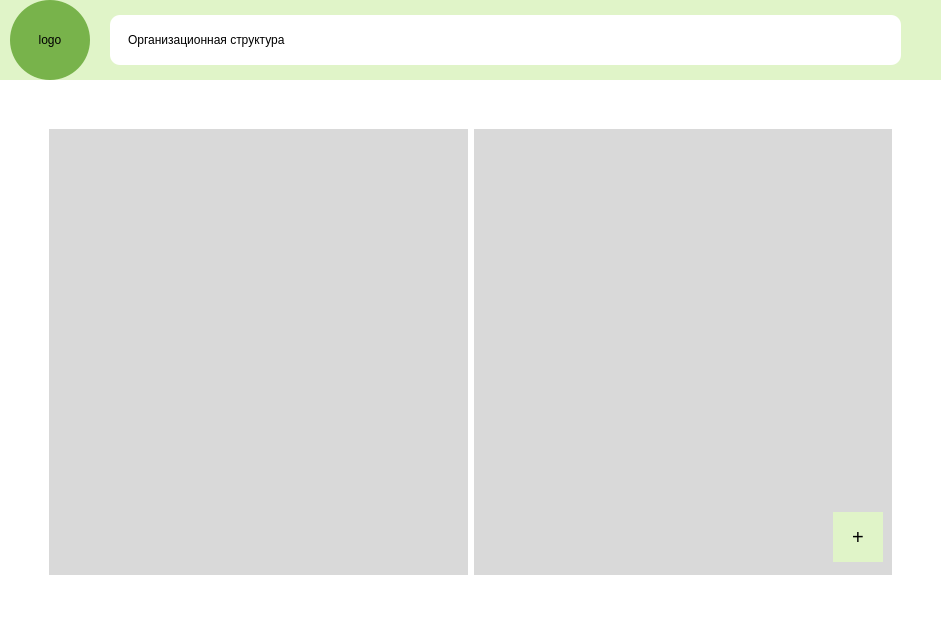
<?xml version="1.0" encoding="UTF-8"?>
<ui version="4.0">
 <class>MainWindow</class>
 <widget class="QMainWindow" name="MainWindow">
  <property name="geometry">
   <rect>
    <x>0</x>
    <y>0</y>
    <width>941</width>
    <height>624</height>
   </rect>
  </property>
  <property name="minimumSize">
   <size>
    <width>900</width>
    <height>0</height>
   </size>
  </property>
  <property name="windowTitle">
   <string>MainWindow</string>
  </property>
  <property name="styleSheet">
   <string notr="true">background-color: white;</string>
  </property>
  <widget class="QWidget" name="centralwidget">
   <property name="styleSheet">
    <string notr="true">padding: 0px;</string>
   </property>
   <layout class="QVBoxLayout" name="verticalLayout">
    <property name="spacing">
     <number>0</number>
    </property>
    <property name="leftMargin">
     <number>0</number>
    </property>
    <property name="topMargin">
     <number>0</number>
    </property>
    <property name="rightMargin">
     <number>0</number>
    </property>
    <property name="bottomMargin">
     <number>0</number>
    </property>
    <item>
     <widget class="QFrame" name="header">
      <property name="styleSheet">
       <string notr="true">background-color: #e0f4c8;
max-height: 100px;
border: none;</string>
      </property>
      <property name="frameShape">
       <enum>QFrame::Shape::StyledPanel</enum>
      </property>
      <property name="frameShadow">
       <enum>QFrame::Shadow::Raised</enum>
      </property>
      <layout class="QHBoxLayout" name="horizontalLayout">
       <property name="spacing">
        <number>0</number>
       </property>
       <property name="leftMargin">
        <number>0</number>
       </property>
       <property name="topMargin">
        <number>0</number>
       </property>
       <property name="rightMargin">
        <number>0</number>
       </property>
       <property name="bottomMargin">
        <number>0</number>
       </property>
       <item>
        <widget class="QLabel" name="logo">
         <property name="layoutDirection">
          <enum>Qt::LayoutDirection::LeftToRight</enum>
         </property>
         <property name="styleSheet">
          <string notr="true">min-width: 80px;
min-height: 80px;
max-width: 80px;
max-height: 80px;
border-radius: 40%;
background-color: #78b34b;
color: black;
margin-left: 10%;</string>
         </property>
         <property name="text">
          <string>logo</string>
         </property>
         <property name="alignment">
          <set>Qt::AlignmentFlag::AlignCenter</set>
         </property>
        </widget>
       </item>
       <item>
        <widget class="QLabel" name="page_name">
         <property name="styleSheet">
          <string notr="true">max-height: 50px;
margin-left: 20%;
margin-right: 40%;
padding-left: 15%;
min-width: 200px;
background-color: white;
color: black;
border-radius: 10%;

</string>
         </property>
         <property name="text">
          <string>Организационная структура</string>
         </property>
        </widget>
       </item>
      </layout>
     </widget>
    </item>
    <item>
     <widget class="QFrame" name="frame_body">
      <property name="styleSheet">
       <string notr="true">padding: 40%;</string>
      </property>
      <layout class="QHBoxLayout" name="horizontalLayout_2">
       <property name="spacing">
        <number>6</number>
       </property>
       <item>
        <widget class="QTreeWidget" name="treeWidget_departments">
         <property name="sizePolicy">
          <sizepolicy hsizetype="Expanding" vsizetype="Expanding">
           <horstretch>0</horstretch>
           <verstretch>0</verstretch>
          </sizepolicy>
         </property>
         <property name="minimumSize">
          <size>
           <width>400</width>
           <height>0</height>
          </size>
         </property>
         <property name="font">
          <font>
           <pointsize>16</pointsize>
          </font>
         </property>
         <property name="cursor" stdset="0">
          <cursorShape>ArrowCursor</cursorShape>
         </property>
         <property name="contextMenuPolicy">
          <enum>Qt::ContextMenuPolicy::NoContextMenu</enum>
         </property>
         <property name="layoutDirection">
          <enum>Qt::LayoutDirection::LeftToRight</enum>
         </property>
         <property name="autoFillBackground">
          <bool>false</bool>
         </property>
         <property name="styleSheet">
          <string notr="true">QTreeView{
	padding: 0px;
	background-color: rgb(217, 217, 217);
	border: 0px;
}
QAbstractItemView{
	padding: 0px;
}
QTreeWidget::item{
	background-color: rgb(224, 244, 200);
	color: black;
	min-height: 40px;
}
QTreeWidget::item:selected{
	background-color: rgb(120, 179, 75);
	color: white;
}
</string>
         </property>
         <property name="lineWidth">
          <number>0</number>
         </property>
         <property name="alternatingRowColors">
          <bool>false</bool>
         </property>
         <property name="selectionBehavior">
          <enum>QAbstractItemView::SelectionBehavior::SelectItems</enum>
         </property>
         <property name="indentation">
          <number>20</number>
         </property>
         <property name="rootIsDecorated">
          <bool>true</bool>
         </property>
         <property name="uniformRowHeights">
          <bool>false</bool>
         </property>
         <property name="sortingEnabled">
          <bool>false</bool>
         </property>
         <property name="animated">
          <bool>true</bool>
         </property>
         <property name="wordWrap">
          <bool>false</bool>
         </property>
         <property name="headerHidden">
          <bool>true</bool>
         </property>
         <attribute name="headerVisible">
          <bool>false</bool>
         </attribute>
         <attribute name="headerCascadingSectionResizes">
          <bool>false</bool>
         </attribute>
         <column>
          <property name="text">
           <string notr="true">1</string>
          </property>
         </column>
        </widget>
       </item>
       <item>
        <widget class="QFrame" name="frame_employees">
         <property name="layoutDirection">
          <enum>Qt::LayoutDirection::LeftToRight</enum>
         </property>
         <property name="styleSheet">
          <string notr="true">background-color: #d9d9d9;
padding: 0;
border: none;</string>
         </property>
         <property name="frameShape">
          <enum>QFrame::Shape::StyledPanel</enum>
         </property>
         <property name="frameShadow">
          <enum>QFrame::Shadow::Raised</enum>
         </property>
         <layout class="QVBoxLayout" name="verticalLayout_2">
          <property name="spacing">
           <number>0</number>
          </property>
          <property name="leftMargin">
           <number>0</number>
          </property>
          <property name="topMargin">
           <number>0</number>
          </property>
          <property name="rightMargin">
           <number>0</number>
          </property>
          <property name="bottomMargin">
           <number>0</number>
          </property>
          <item>
           <widget class="QListWidget" name="listWidget">
            <property name="font">
             <font>
              <pointsize>16</pointsize>
             </font>
            </property>
            <property name="styleSheet">
             <string notr="true">QListWidget {
	padding: 10px;
}
QListWidget::item{
	padding: 10 0 10 10;
	margin-bottom: 5px;
	color: black;
	background-color: rgb(224, 244, 200);
	border-radius: 10px;
}</string>
            </property>
           </widget>
          </item>
          <item>
           <widget class="QWidget" name="widget_employee_add" native="true">
            <property name="minimumSize">
             <size>
              <width>0</width>
              <height>75</height>
             </size>
            </property>
            <property name="maximumSize">
             <size>
              <width>16777215</width>
              <height>75</height>
             </size>
            </property>
            <property name="layoutDirection">
             <enum>Qt::LayoutDirection::RightToLeft</enum>
            </property>
            <property name="styleSheet">
             <string notr="true">border: 0px;</string>
            </property>
            <layout class="QVBoxLayout" name="verticalLayout_3">
             <item>
              <widget class="QPushButton" name="employee_add_button">
               <property name="minimumSize">
                <size>
                 <width>50</width>
                 <height>50</height>
                </size>
               </property>
               <property name="maximumSize">
                <size>
                 <width>50</width>
                 <height>50</height>
                </size>
               </property>
               <property name="cursor">
                <cursorShape>PointingHandCursor</cursorShape>
               </property>
               <property name="layoutDirection">
                <enum>Qt::LayoutDirection::RightToLeft</enum>
               </property>
               <property name="autoFillBackground">
                <bool>false</bool>
               </property>
               <property name="styleSheet">
                <string notr="true">background-color: rgb(224, 244, 200);
color: black;
font-size: 20px;</string>
               </property>
               <property name="text">
                <string>+</string>
               </property>
              </widget>
             </item>
            </layout>
           </widget>
          </item>
         </layout>
        </widget>
       </item>
      </layout>
     </widget>
    </item>
   </layout>
  </widget>
 </widget>
 <resources/>
 <connections/>
</ui>
